Frame 1 (no input): blank canvas, image omitted
Frame 60 (no input): blank canvas, image omitted
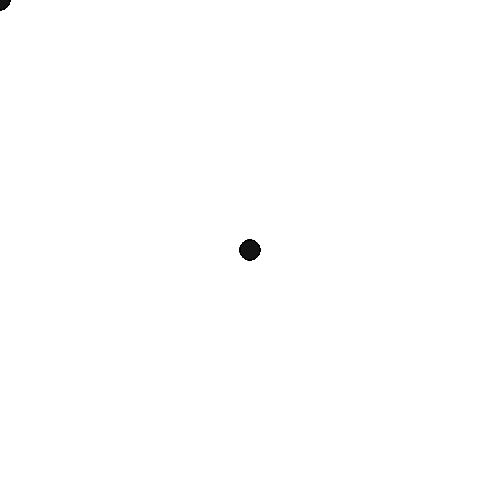
Frame 120 (the mouse pressed at the canvas centre since frame 60)

The p5.js sketch whose frames 1 and 60 were blank and that drew this single picture after the mouse press (run headless with seeded random() and noise() and a simulated clock; from frame 60 on, the mouse is pressed at the canvas centre):

// p5.js sketch
// ── sketch.js
function setup() {
  // put setup code here
  createCanvas(500, 500);
}

function draw() {
  // put drawing code here
  //nostroke();
  fill(20);
  ellipse(mouseX, mouseY, 20, 20) ;
}
